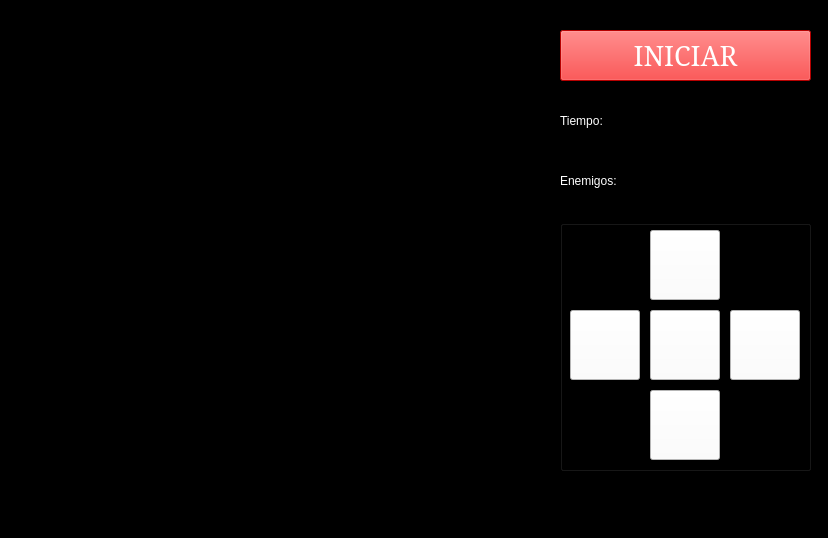
<?xml version="1.0" encoding="UTF-8"?>
<ui version="4.0">
 <class>MainWindow</class>
 <widget class="QMainWindow" name="MainWindow">
  <property name="geometry">
   <rect>
    <x>0</x>
    <y>0</y>
    <width>828</width>
    <height>538</height>
   </rect>
  </property>
  <property name="windowTitle">
   <string>MainWindow</string>
  </property>
  <property name="styleSheet">
   <string notr="true">background-color: rgb(0, 0, 0);</string>
  </property>
  <widget class="QWidget" name="centralwidget">
   <widget class="QWidget" name="verticalLayoutWidget">
    <property name="geometry">
     <rect>
      <x>40</x>
      <y>20</y>
      <width>501</width>
      <height>461</height>
     </rect>
    </property>
    <layout class="QVBoxLayout" name="verticalLayout"/>
   </widget>
   <widget class="QPushButton" name="btn_action">
    <property name="geometry">
     <rect>
      <x>560</x>
      <y>30</y>
      <width>251</width>
      <height>51</height>
     </rect>
    </property>
    <property name="font">
     <font>
      <family>MS Serif</family>
      <pointsize>20</pointsize>
      <weight>50</weight>
      <italic>false</italic>
      <bold>false</bold>
     </font>
    </property>
    <property name="styleSheet">
     <string notr="true">font: 20pt &quot;MS Serif&quot;;
background-color: rgb(255, 0, 0);
color: rgb(255, 255, 255);</string>
    </property>
    <property name="text">
     <string>INICIAR</string>
    </property>
   </widget>
   <widget class="QLabel" name="lbTiempo">
    <property name="geometry">
     <rect>
      <x>560</x>
      <y>100</y>
      <width>241</width>
      <height>41</height>
     </rect>
    </property>
    <property name="styleSheet">
     <string notr="true">font: 20pt &quot;MS Serif&quot;;
color: rgb(255, 255, 255);</string>
    </property>
    <property name="text">
     <string>Tiempo:</string>
    </property>
   </widget>
   <widget class="QGroupBox" name="groupBox">
    <property name="geometry">
     <rect>
      <x>560</x>
      <y>220</y>
      <width>251</width>
      <height>251</height>
     </rect>
    </property>
    <property name="title">
     <string/>
    </property>
    <widget class="QPushButton" name="btn_arriba">
     <property name="geometry">
      <rect>
       <x>90</x>
       <y>10</y>
       <width>70</width>
       <height>70</height>
      </rect>
     </property>
     <property name="font">
      <font>
       <pointsize>12</pointsize>
       <weight>75</weight>
       <bold>true</bold>
      </font>
     </property>
     <property name="styleSheet">
      <string notr="true">border-image: url(:/Juego/Uarrow.png);
background-color: rgb(255, 255, 255);</string>
     </property>
     <property name="text">
      <string/>
     </property>
    </widget>
    <widget class="QPushButton" name="btn_derecha">
     <property name="geometry">
      <rect>
       <x>170</x>
       <y>90</y>
       <width>70</width>
       <height>70</height>
      </rect>
     </property>
     <property name="font">
      <font>
       <pointsize>12</pointsize>
       <weight>75</weight>
       <bold>true</bold>
      </font>
     </property>
     <property name="styleSheet">
      <string notr="true">border-image: url(:/Juego/Rarrow.png);
background-color: rgb(255, 255, 255);</string>
     </property>
     <property name="text">
      <string/>
     </property>
    </widget>
    <widget class="QPushButton" name="btn_izquierda">
     <property name="geometry">
      <rect>
       <x>10</x>
       <y>90</y>
       <width>70</width>
       <height>70</height>
      </rect>
     </property>
     <property name="font">
      <font>
       <pointsize>12</pointsize>
       <weight>75</weight>
       <bold>true</bold>
      </font>
     </property>
     <property name="styleSheet">
      <string notr="true">border-image: url(:/Juego/Larrow.png);
background-color: rgb(255, 255, 255);</string>
     </property>
     <property name="text">
      <string/>
     </property>
    </widget>
    <widget class="QPushButton" name="btn_centro">
     <property name="geometry">
      <rect>
       <x>90</x>
       <y>90</y>
       <width>70</width>
       <height>70</height>
      </rect>
     </property>
     <property name="font">
      <font>
       <pointsize>12</pointsize>
       <weight>75</weight>
       <bold>true</bold>
      </font>
     </property>
     <property name="styleSheet">
      <string notr="true">border-image: url(:/Juego/centro.png);
background-color: rgb(255, 255, 255);</string>
     </property>
     <property name="text">
      <string/>
     </property>
    </widget>
    <widget class="QPushButton" name="btn_abajo">
     <property name="geometry">
      <rect>
       <x>90</x>
       <y>170</y>
       <width>70</width>
       <height>70</height>
      </rect>
     </property>
     <property name="font">
      <font>
       <pointsize>12</pointsize>
       <weight>75</weight>
       <bold>true</bold>
      </font>
     </property>
     <property name="styleSheet">
      <string notr="true">border-image: url(:/Juego/Darrow.png);
background-color: rgb(255, 255, 255);</string>
     </property>
     <property name="text">
      <string/>
     </property>
    </widget>
   </widget>
   <widget class="QLabel" name="lbEnemigos">
    <property name="geometry">
     <rect>
      <x>560</x>
      <y>160</y>
      <width>241</width>
      <height>41</height>
     </rect>
    </property>
    <property name="styleSheet">
     <string notr="true">font: 20pt &quot;MS Serif&quot;;
color: rgb(255, 255, 255);</string>
    </property>
    <property name="text">
     <string>Enemigos:</string>
    </property>
   </widget>
  </widget>
  <widget class="QMenuBar" name="menubar">
   <property name="geometry">
    <rect>
     <x>0</x>
     <y>0</y>
     <width>828</width>
     <height>21</height>
    </rect>
   </property>
  </widget>
  <widget class="QStatusBar" name="statusbar"/>
 </widget>
 <resources>
  <include location="../../Archivos/recursos_programas.qrc"/>
 </resources>
 <connections/>
</ui>
